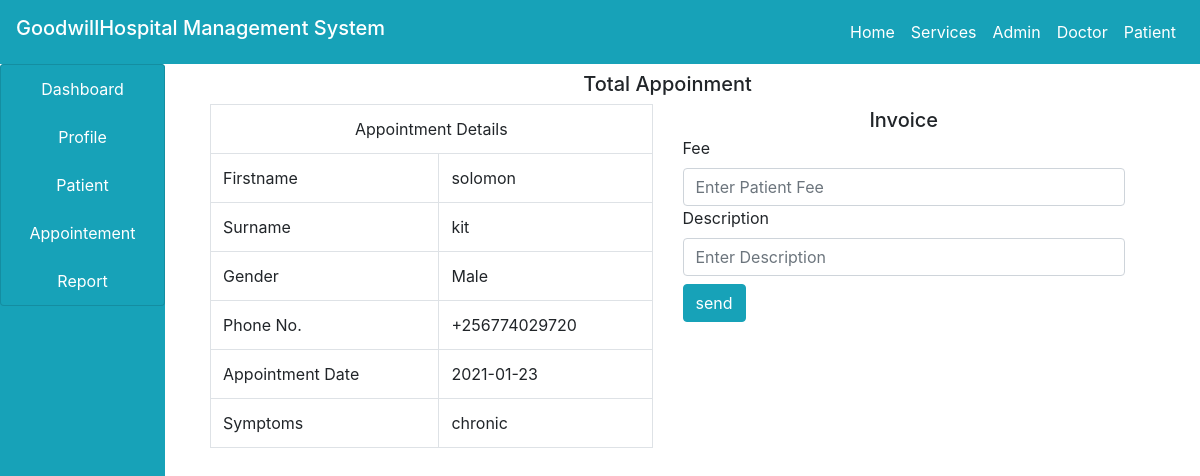
Page /doctor/discharge.php?id=4 on the committed database.
### tables this page shows
CREATE TABLE `appointment` (
  `id` int(100) NOT NULL,
  `firstname` varchar(100) NOT NULL,
  `surname` varchar(100) NOT NULL,
  `gender` varchar(100) NOT NULL,
  `phone` varchar(100) NOT NULL,
  `appointment_date` varchar(100) NOT NULL,
  `symptoms` varchar(100) NOT NULL,
  `status` varchar(100) NOT NULL,
  `date_booked` varchar(100) NOT NULL
);

### doctor/discharge.php (the view, shortened to what this page needs)
<!DOCTYPE html>
<html>
<head>
</head>
<body>
	<?php
	include("../include/header.php");
	include("../include/connection.php");
	 ?>
	 <div class="container-fluid">
	 	<div class="col-md-12">
	 		<div class="row">
	 			<div class="col-md-2" style="margin-left: -30px;">
	 				<?php
	 					include("sidenav.php");
	 				 ?>
	 			</div>
	 			<div class="col-md-10" >
	 				<h5 class="text-center my-2">Total Appoinment</h5>
	 				<?php
	 					if (isset($_GET['id'])) {
	 						$id = $_GET['id'];
	 						$query = "SELECT * FROM appointment WHERE id='$id'";
	 						$res = mysqli_query($connect,$query);
	 						$row = mysqli_fetch_array($res);
	 					}
	 				 ?>
	 				<div class="col-md-12">
	 					<div class="row">
	 						<div class="col-md-6">
	 							<table class="table table-bordered">
	 								<tr>
	 									<td colspan="2" class="text-center">Appointment Details</td>
	 								</tr>
	 								<tr>
	 									<td>Firstname</td>
	 									<td><?php echo $row['firstname']; ?></td>
	 								</tr>
	 								<tr>
	 									<td>Surname</td>
	 									<td><?php echo $row['surname']; ?></td>
	 								</tr>
	 								<tr>
	 									<td>Gender</td>
	 									<td><?php echo $row['gender']; ?></td>
	 								</tr>
	 								<tr>
	 									<td>Phone No.</td>
	 									<td><?php echo $row['phone']; ?></td>
	 								</tr>
	 								<tr>
	 									<td>Appointment Date</td>
	 									<td><?php echo $row['appointment_date']; ?></td>
	 								</tr>
	 								<tr>
	 									<td>Symptoms</td>
	 									<td><?php echo $row['symptoms']; ?></td>
	 								</tr>
	 							</table>
	 						</div>
	 						<div class="col-md-6">
	 							<h5 class="text-center my-1">Invoice</h5>
	 							<form method="post">
	 								<label>Fee</label>
	 								<input type="number" name="fee" class="form-control" autocomplete="off" placeholder="Enter Patient Fee">
	 								<label>Description</label>
	 								<input type="text" name="des" class="form-control" autocomplete="off" placeholder="Enter Description">
	 								<input type="submit" name="send" class="btn btn-info my-2" value="send">
	 							</form>
	 						</div>
	 					</div>
	 				</div>
	 			</div>
	 		</div>
	 	</div>
	 </div>
</body>
</html>

### main.css (style rules this page uses)
body { font-family: 'Roboto', sans-serif; }

### rows in the picture
appointment: firstname "solomon", surname "kit", gender "Male", phone "+256774029720", appointment_date "2021-01-23", symptoms "chronic"
